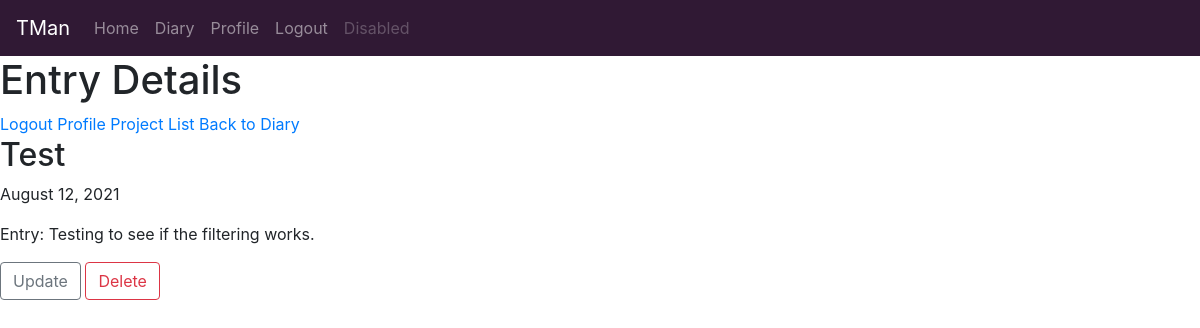
Page /diary/entry/3/ (signed in) on the committed database.
### diary/models.py (models this page shows, shortened)
class Entry(models.Model):
    title = models.CharField(max_length=30)
    date = models.DateTimeField(auto_now_add=True)
    author = models.ForeignKey(User, on_delete=models.CASCADE)
    content = models.TextField()

### diary/views.py (the view)
# urls.py: path('entry/<int:pk>/', EntryDetailView.as_view(), name='entry-detail'),
class EntryDetailView(LoginRequiredMixin, DetailView):
    model = Entry

### diary/templates/diary/entry_detail.html (shortened to what this page needs)
{% extends "projects/base.html" %}
    {% block content %}
    <h1>Entry Details</h1>
    {% if user.is_authenticated %}
        <a href="{% url 'logout' %}">Logout</a>
        <a href="{% url 'profile' %}">Profile</a>
        <a href="{% url 'projects-home' %}">Project List</a>
        <a href="{% url 'diary-home' user.id %}">Back to Diary</a>
    {% endif %}
        <h2>{{ object.title }}</h2>
        <p>{{ object.date|date:"F d, Y" }}</p>
        <p>Entry: {{ object.content }}</p>
        <a class="btn btn-outline-secondary" href="{% url 'entry-update' object.id %}">Update</a>
        <a class="btn btn-outline-danger" href="{% url 'entry-delete' object.id%}">Delete</a>
    {% endblock content %}

### rows in the picture
Entry: title "Test", date "August 12, 2021", content "Testing to see if the filtering works."
